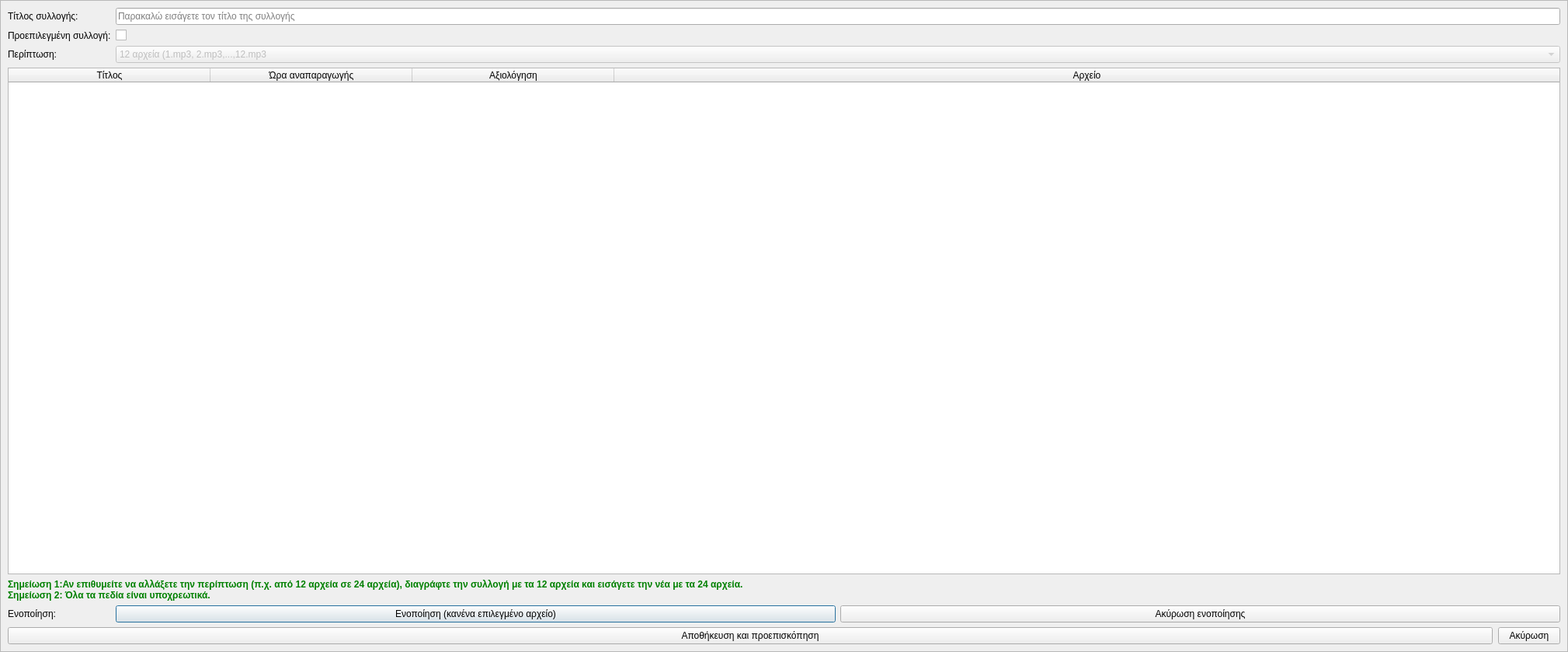
<?xml version="1.0" encoding="UTF-8"?>
<ui version="4.0">
 <class>Dialog</class>
 <widget class="QDialog" name="Dialog">
  <property name="geometry">
   <rect>
    <x>0</x>
    <y>0</y>
    <width>2019</width>
    <height>839</height>
   </rect>
  </property>
  <property name="windowTitle">
   <string>Επεξεργασία ώρα Ελλάδας</string>
  </property>
  <property name="windowIcon">
   <iconset resource="../../../../icons.qrc">
    <normaloff>:/rest-windows/assets/images/rest-windows/edit.png</normaloff>:/rest-windows/assets/images/rest-windows/edit.png</iconset>
  </property>
  <layout class="QGridLayout" name="gridLayout">
   <property name="leftMargin">
    <number>0</number>
   </property>
   <property name="topMargin">
    <number>0</number>
   </property>
   <property name="rightMargin">
    <number>0</number>
   </property>
   <property name="bottomMargin">
    <number>0</number>
   </property>
   <item row="0" column="0">
    <widget class="QScrollArea" name="scrollArea">
     <property name="widgetResizable">
      <bool>true</bool>
     </property>
     <widget class="QWidget" name="scrollAreaWidgetContents">
      <property name="geometry">
       <rect>
        <x>0</x>
        <y>0</y>
        <width>2017</width>
        <height>837</height>
       </rect>
      </property>
      <property name="sizePolicy">
       <sizepolicy hsizetype="Ignored" vsizetype="Preferred">
        <horstretch>0</horstretch>
        <verstretch>0</verstretch>
       </sizepolicy>
      </property>
      <layout class="QGridLayout" name="gridLayout_2">
       <item row="0" column="0">
        <widget class="QLabel" name="label">
         <property name="text">
          <string>Τίτλος συλλογής:</string>
         </property>
        </widget>
       </item>
       <item row="0" column="1" colspan="2">
        <widget class="QLineEdit" name="title">
         <property name="sizePolicy">
          <sizepolicy hsizetype="Expanding" vsizetype="Maximum">
           <horstretch>0</horstretch>
           <verstretch>0</verstretch>
          </sizepolicy>
         </property>
         <property name="minimumSize">
          <size>
           <width>0</width>
           <height>0</height>
          </size>
         </property>
         <property name="dragEnabled">
          <bool>true</bool>
         </property>
         <property name="placeholderText">
          <string>Παρακαλώ εισάγετε τον τίτλο της συλλογής</string>
         </property>
         <property name="clearButtonEnabled">
          <bool>true</bool>
         </property>
        </widget>
       </item>
       <item row="1" column="0">
        <widget class="QLabel" name="label_2">
         <property name="text">
          <string>Προεπιλεγμένη συλλογή:</string>
         </property>
        </widget>
       </item>
       <item row="1" column="1" colspan="2">
        <widget class="QCheckBox" name="is_primary">
         <property name="text">
          <string/>
         </property>
        </widget>
       </item>
       <item row="2" column="0">
        <widget class="QLabel" name="label_3">
         <property name="text">
          <string>Περίπτωση:</string>
         </property>
        </widget>
       </item>
       <item row="2" column="1" colspan="2">
        <widget class="QComboBox" name="case_combobox">
         <property name="enabled">
          <bool>false</bool>
         </property>
         <property name="sizePolicy">
          <sizepolicy hsizetype="Preferred" vsizetype="Maximum">
           <horstretch>0</horstretch>
           <verstretch>0</verstretch>
          </sizepolicy>
         </property>
         <property name="minimumSize">
          <size>
           <width>0</width>
           <height>0</height>
          </size>
         </property>
         <item>
          <property name="text">
           <string>12 αρχεία (1.mp3, 2.mp3,...,12.mp3</string>
          </property>
         </item>
         <item>
          <property name="text">
           <string>24 αρχεία (1.mp3,2.mp3,...,12.mp3,13.mp3,...,24.mp3</string>
          </property>
         </item>
         <item>
          <property name="text">
           <string>24 αρχεία (1.mp3,1-30.mp3,...,12.mp3,12-30.mp3</string>
          </property>
         </item>
         <item>
          <property name="text">
           <string>48 αρχεία (1.mp3,1-30.mp3,2.mp3,2-30.mp3,...,12.mp3,12-30.mp3,13.mp3,13-30.mp3,...,24.mp3,24-30.mp3</string>
          </property>
         </item>
        </widget>
       </item>
       <item row="3" column="0" colspan="3">
        <widget class="QTableWidget" name="table">
         <property name="editTriggers">
          <set>QAbstractItemView::NoEditTriggers</set>
         </property>
         <property name="alternatingRowColors">
          <bool>true</bool>
         </property>
         <property name="selectionMode">
          <enum>QAbstractItemView::SingleSelection</enum>
         </property>
         <property name="selectionBehavior">
          <enum>QAbstractItemView::SelectRows</enum>
         </property>
         <property name="sortingEnabled">
          <bool>false</bool>
         </property>
         <property name="rowCount">
          <number>0</number>
         </property>
         <attribute name="horizontalHeaderCascadingSectionResizes">
          <bool>false</bool>
         </attribute>
         <attribute name="horizontalHeaderMinimumSectionSize">
          <number>260</number>
         </attribute>
         <attribute name="horizontalHeaderHighlightSections">
          <bool>false</bool>
         </attribute>
         <attribute name="horizontalHeaderShowSortIndicator" stdset="0">
          <bool>false</bool>
         </attribute>
         <attribute name="horizontalHeaderStretchLastSection">
          <bool>true</bool>
         </attribute>
         <attribute name="verticalHeaderHighlightSections">
          <bool>false</bool>
         </attribute>
         <column>
          <property name="text">
           <string>Τίτλος</string>
          </property>
         </column>
         <column>
          <property name="text">
           <string>Ώρα αναπαραγωγής</string>
          </property>
         </column>
         <column>
          <property name="text">
           <string>Αξιολόγηση</string>
          </property>
         </column>
         <column>
          <property name="text">
           <string>Αρχείο</string>
          </property>
         </column>
        </widget>
       </item>
       <item row="4" column="0" colspan="3">
        <widget class="QLabel" name="label_4">
         <property name="styleSheet">
          <string notr="true">QLabel{font-weight:bold;color:green;}</string>
         </property>
         <property name="text">
          <string>Σημείωση 1:Αν επιθυμείτε να αλλάξετε την περίπτωση (π.χ. από 12 αρχεία σε 24 αρχεία), διαγράφτε την συλλογή με τα 12 αρχεία και εισάγετε την νέα με τα 24 αρχεία.
Σημείωση 2: Όλα τα πεδία είναι υποχρεωτικά.</string>
         </property>
        </widget>
       </item>
       <item row="5" column="0">
        <widget class="QLabel" name="label_5">
         <property name="sizePolicy">
          <sizepolicy hsizetype="Fixed" vsizetype="Preferred">
           <horstretch>0</horstretch>
           <verstretch>0</verstretch>
          </sizepolicy>
         </property>
         <property name="text">
          <string>Ενοποίηση:</string>
         </property>
        </widget>
       </item>
       <item row="5" column="1">
        <widget class="QPushButton" name="append_sound_file">
         <property name="sizePolicy">
          <sizepolicy hsizetype="Minimum" vsizetype="Maximum">
           <horstretch>0</horstretch>
           <verstretch>0</verstretch>
          </sizepolicy>
         </property>
         <property name="minimumSize">
          <size>
           <width>0</width>
           <height>0</height>
          </size>
         </property>
         <property name="text">
          <string>Ενοποίηση (κανένα επιλεγμένο αρχείο)</string>
         </property>
         <property name="icon">
          <iconset resource="../../../../icons.qrc">
           <normaloff>:/rest-windows/assets/images/rest-windows/append.png</normaloff>:/rest-windows/assets/images/rest-windows/append.png</iconset>
         </property>
        </widget>
       </item>
       <item row="5" column="2">
        <widget class="QPushButton" name="cancel_append">
         <property name="sizePolicy">
          <sizepolicy hsizetype="Minimum" vsizetype="Maximum">
           <horstretch>0</horstretch>
           <verstretch>0</verstretch>
          </sizepolicy>
         </property>
         <property name="minimumSize">
          <size>
           <width>0</width>
           <height>0</height>
          </size>
         </property>
         <property name="text">
          <string>Ακύρωση ενοποίησης</string>
         </property>
        </widget>
       </item>
       <item row="6" column="0" colspan="3">
        <widget class="QFrame" name="frame">
         <property name="styleSheet">
          <string notr="true">QFrame{border:none;}</string>
         </property>
         <property name="frameShape">
          <enum>QFrame::StyledPanel</enum>
         </property>
         <property name="frameShadow">
          <enum>QFrame::Raised</enum>
         </property>
         <layout class="QHBoxLayout" name="horizontalLayout">
          <property name="spacing">
           <number>7</number>
          </property>
          <property name="leftMargin">
           <number>0</number>
          </property>
          <property name="topMargin">
           <number>0</number>
          </property>
          <property name="rightMargin">
           <number>0</number>
          </property>
          <property name="bottomMargin">
           <number>0</number>
          </property>
          <item>
           <widget class="QPushButton" name="save_and_preview">
            <property name="sizePolicy">
             <sizepolicy hsizetype="Expanding" vsizetype="Maximum">
              <horstretch>0</horstretch>
              <verstretch>0</verstretch>
             </sizepolicy>
            </property>
            <property name="minimumSize">
             <size>
              <width>0</width>
              <height>0</height>
             </size>
            </property>
            <property name="text">
             <string>Αποθήκευση και προεπισκόπηση</string>
            </property>
            <property name="icon">
             <iconset resource="../../../../icons.qrc">
              <normaloff>:/rest-windows/assets/images/rest-windows/save.png</normaloff>:/rest-windows/assets/images/rest-windows/save.png</iconset>
            </property>
           </widget>
          </item>
          <item>
           <widget class="QPushButton" name="cancel">
            <property name="sizePolicy">
             <sizepolicy hsizetype="Minimum" vsizetype="Maximum">
              <horstretch>0</horstretch>
              <verstretch>0</verstretch>
             </sizepolicy>
            </property>
            <property name="minimumSize">
             <size>
              <width>0</width>
              <height>0</height>
             </size>
            </property>
            <property name="text">
             <string>Ακύρωση</string>
            </property>
           </widget>
          </item>
         </layout>
        </widget>
       </item>
      </layout>
     </widget>
    </widget>
   </item>
  </layout>
 </widget>
 <tabstops>
  <tabstop>scrollArea</tabstop>
  <tabstop>title</tabstop>
  <tabstop>is_primary</tabstop>
  <tabstop>case_combobox</tabstop>
  <tabstop>table</tabstop>
  <tabstop>append_sound_file</tabstop>
  <tabstop>cancel_append</tabstop>
  <tabstop>save_and_preview</tabstop>
  <tabstop>cancel</tabstop>
 </tabstops>
 <resources>
  <include location="../../../../icons.qrc"/>
 </resources>
 <connections/>
</ui>
